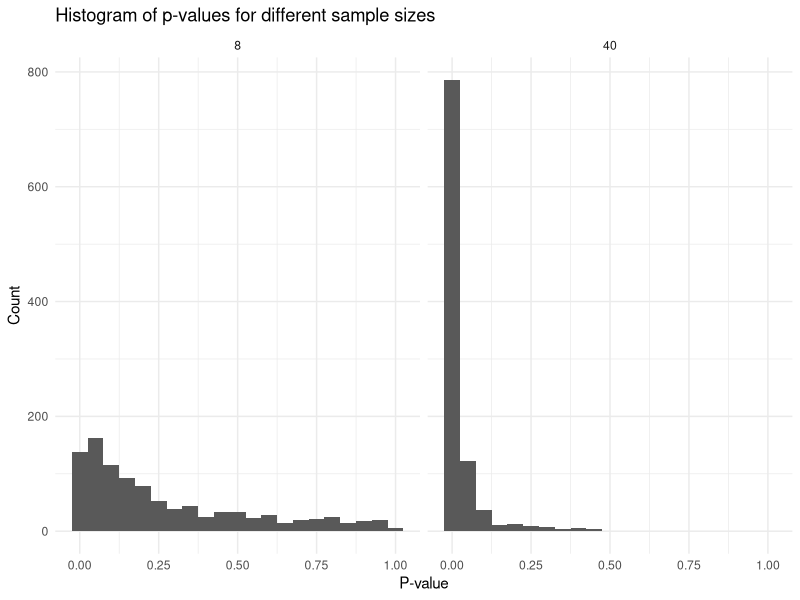
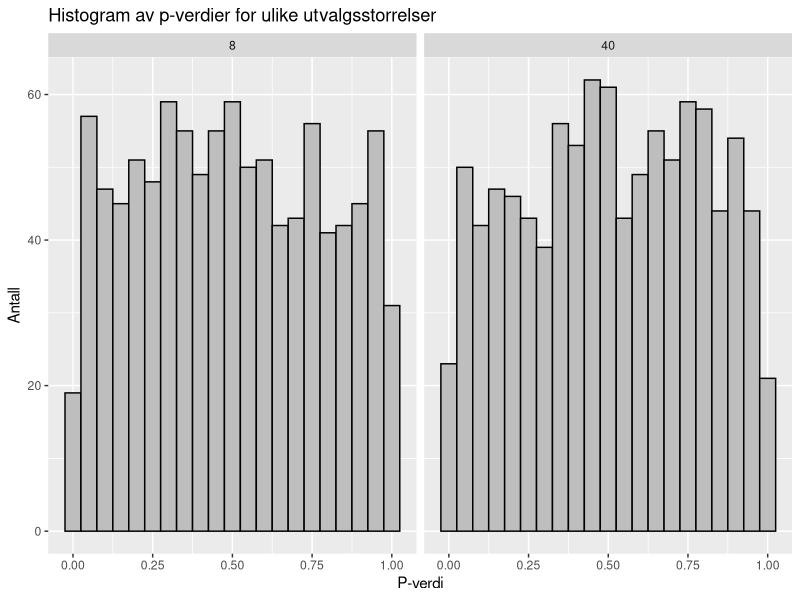

R code for these plots, in order:
## ---- chunk 1
#| code-fold: true
#| warning: false
#| message: false

library(tidyverse)

set.seed(1)
population <- rnorm(1000000, mean = 1.5, sd = 3)


samp1 <- data.frame(y = sample(population, 8, replace = FALSE))

samp2 <- data.frame(y = sample(population, 40, replace = FALSE))


m1 <- lm(y ~ 1, data = samp1)
m2 <- lm(y ~ 1, data = samp2)

summary(m1)
summary(m2)


summary_m1 <- summary(m1)
coef_m1 <- coef(summary_m1)

estimate_m1 <- coef_m1[1, "Estimate"]
se_m1 <- coef_m1[1, "Std. Error"]
t_value_m1 <- coef_m1[1, "t value"]
p_value_m1 <- coef_m1[1, "Pr(>|t|)"]

cat("Model m1 (Sample size 8):\n")
cat("Estimate:", estimate_m1, "\nSE:", se_m1, "\nt-value:", t_value_m1, "\np-value:", p_value_m1, "\n\n")

summary_m2 <- summary(m2)
coef_m2 <- coef(summary_m2)

estimate_m2 <- coef_m2[1, "Estimate"]
se_m2 <- coef_m2[1, "Std. Error"]
t_value_m2 <- coef_m2[1, "t value"]
p_value_m2 <- coef_m2[1, "Pr(>|t|)"]

cat("Model m2 (Sample size 40):\n")
cat("Estimate:", estimate_m2, "\nSE:", se_m2, "\nt-value:", t_value_m2, "\np-value:", p_value_m2, "\n")


## ---- chunk 2
#| code-fold: true

results_8 <- data.frame(estimate = rep(NA, 1000), 
                      se = rep(NA, 1000), 
                      pval = rep(NA, 1000), 
                      n = 8)  

results_40 <- data.frame(estimate = rep(NA, 1000), 
                      se = rep(NA, 1000), 
                      pval = rep(NA, 1000), 
                      n = 40)


for(i in 1:1000) {
  
  samp1 <- data.frame(y = sample(population, 8, replace = FALSE))
  samp2 <- data.frame(y = sample(population, 40, replace = FALSE))

  m1 <- lm(y ~ 1, data = samp1)
  m2 <- lm(y ~ 1, data = samp2)
  
  results_8[i, 1] <- coef(summary(m1))[1, 1]
  results_8[i, 2] <- coef(summary(m1))[1, 2]
  results_8[i, 3] <- coef(summary(m1))[1, 4]

  results_40[i, 1] <- coef(summary(m2))[1, 1]
  results_40[i, 2] <- coef(summary(m2))[1, 2]
  results_40[i, 3] <- coef(summary(m2))[1, 4]
  
  
}



results <- bind_rows(results_8, results_40)

library(dplyr)


results_summary <- results %>%
  group_by(n) %>%
  summarise(sd_estimate = sd(estimate), 
            mean_se = mean(se))

print(results_summary)

library(ggplot2)

results %>%
  ggplot(aes(pval)) + 
  geom_histogram(binwidth = 0.05) +
  facet_wrap(~ n) +
  labs(title = "Histogram of p-values for different sample sizes",
       x = "P-value", y = "Count") +
  theme_minimal()

results %>%
  filter(pval < 0.05) %>%
  group_by(n) %>%
  summarise(sig_results = n() / 1000)

library(pwr)

power_8 <- pwr.t.test(n = 8, sig.level = 0.05, d = 1.5/3, type = "one.sample")
print(power_8)

power_40 <- pwr.t.test(n = 40, sig.level = 0.05, d = 1.5/3, type = "one.sample")
print(power_40)

## ---- chunk 3
#| code-fold: true

population <- rnorm(1000000, mean = 0, sd = 3)


results_8 <- data.frame(estimate = rep(NA, 1000), 
                      se = rep(NA, 1000), 
                      pval = rep(NA, 1000), 
                      n = 8)  

results_40 <- data.frame(estimate = rep(NA, 1000), 
                      se = rep(NA, 1000), 
                      pval = rep(NA, 1000), 
                      n = 40)


for(i in 1:1000) {
  
  samp1 <- data.frame(y = sample(population, 8, replace = FALSE))
  samp2 <- data.frame(y = sample(population, 40, replace = FALSE))

  m1 <- lm(y ~ 1, data = samp1)
  m2 <- lm(y ~ 1, data = samp2)
  
  results_8[i, 1] <- coef(summary(m1))[1, 1]
  results_8[i, 2] <- coef(summary(m1))[1, 2]
  results_8[i, 3] <- coef(summary(m1))[1, 4]

  results_40[i, 1] <- coef(summary(m2))[1, 1]
  results_40[i, 2] <- coef(summary(m2))[1, 2]
  results_40[i, 3] <- coef(summary(m2))[1, 4]
  
  
}



results_null <- bind_rows(results_8, results_40)

## ---- chunk 4
#| code-fold: true

library(ggplot2)
results_null %>%
  ggplot(aes(pval)) + 
  geom_histogram(binwidth = 0.05, color = "black", fill = "gray") +
  facet_wrap(~ n) +
  labs(title = "Histogram av p-verdier for ulike utvalgsstorrelser",
       x = "P-verdi", y = "Antall")

library(dplyr)

false_positives <- results_null %>%
  filter(pval < 0.05) %>%
  group_by(n) %>%
  summarise(false_positive_count = n(), 
            proportion_false_positives = n()/1000)

print(false_positives)
